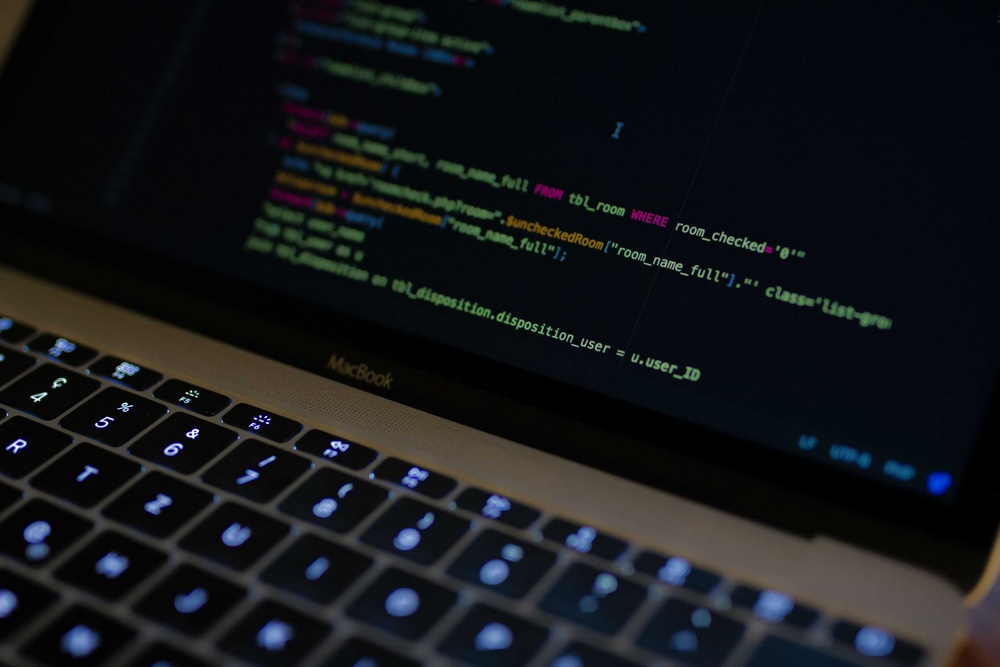
#> input picture package/content-fashion/data/uploads/a-bug-is-becoming-a-meme-on-the-internet.jpg, 1000 x 667 px, shrunk from 3628 x 2419 before the run
$ python crop_image.py package/content-fashion/data/uploads/a-bug-is-becoming-a-meme-on-the-internet.jpg
#> lines starting #> are read from the running program, lines starting #| are printed output that depends on the picture
from PIL import Image, ImageChops
import sys

# Usage: python crop_image.py <image_path>

def autocrop_image(path):
    img = Image.open(path)
#> img is the input picture: PIL image 1000x667 RGB; mean R, G, B 20, 22.2, 24.8
    # Convert to RGBA to handle transparency
    if img.mode != 'RGBA':
        img = img.convert('RGBA')
#> img: PIL image 1000x667 RGBA
    # Create a mask of non-empty (non-transparent and non-white) pixels
    bg = Image.new('RGBA', img.size, (255, 255, 255, 0))
    diff = ImageChops.difference(img, bg)
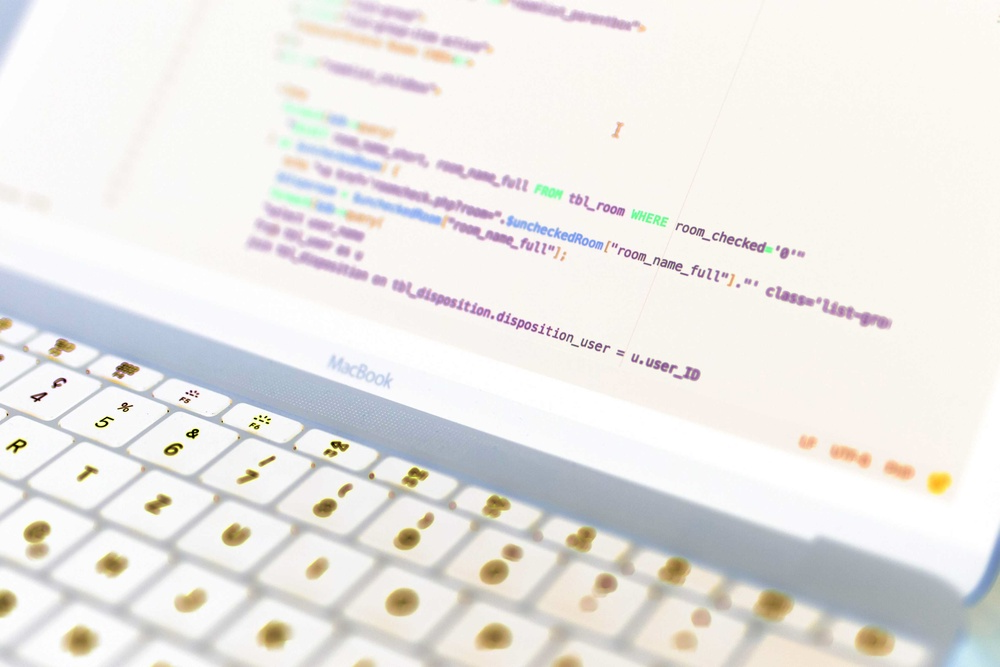
#> diff: PIL image 1000x667 RGBA; mean R, G, B, A 235, 232.8, 230.2, 255
    bbox = diff.getbbox()
#> bbox = (0, 0, 1000, 667)
    if bbox:
        cropped = img.crop(bbox)
        cropped.save(path)
        print(f'Cropped and saved: {path}')
    else:
        print('No cropping needed.')

if __name__ == '__main__':
    if len(sys.argv) < 2:
        print('Usage: python crop_image.py <image_path>')
        sys.exit(1)
    autocrop_image(sys.argv[1])
